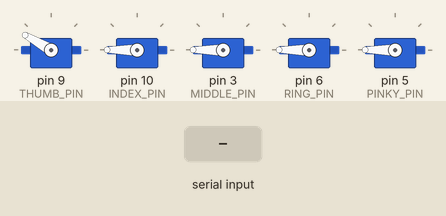
Recording of a sketch running on a simulated Arduino Uno, built with avr-gcc and run on an emulated ATmega328P. Shown: 5 × servo. Inputs (shaded band) come from the test bench. What the sketch prints to the serial monitor is not drawn.

Above: at 1.2 s.
1.3 s: "1\n" received over Serial
At 2.3 s:
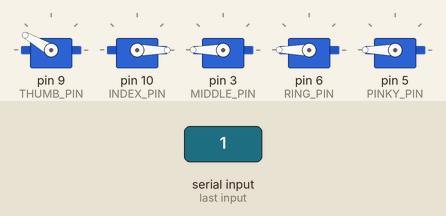
2.8 s: "2\n" received over Serial
At 3.4 s:
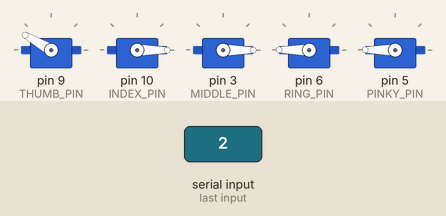
4.3 s: "3\n" received over Serial
At 4.6 s:
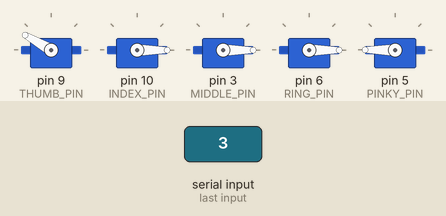
5.8 s: "4\n" received over Serial
At 6.9 s:
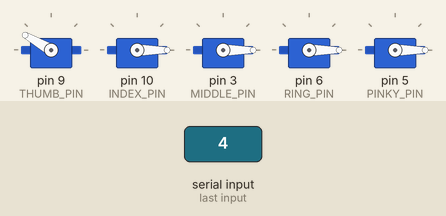
7.3 s: "5\n" received over Serial
At 8.1 s:
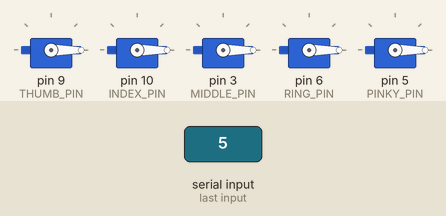
8.8 s: "90,45\n" received over Serial
At 9.2 s:
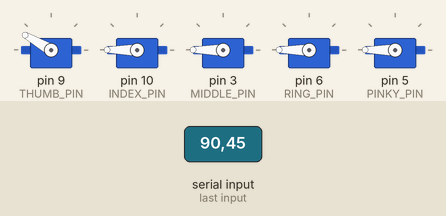
Timing chart, 0 to 11.3 s (numbered marks = the images above; inputs shaded):
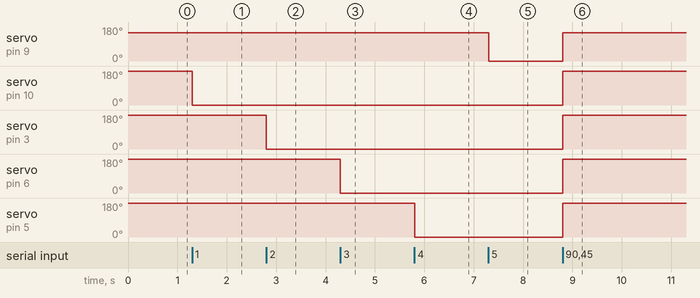

Measured:
- after the input at 1.3 s, servo on pin 10 (INDEX_PIN): 180° → 0° at once
- after the input at 2.8 s, servo on pin 3 (MIDDLE_PIN): 180° → 0° at once
- after the input at 4.3 s, servo on pin 6 (RING_PIN): 180° → 0° at once
- after the input at 5.8 s, servo on pin 5 (PINKY_PIN): 180° → 0° at once
- after the input at 7.3 s, servo on pin 9 (THUMB_PIN): 150° → 0° at once
- after the input at 8.8 s, servo on pin 9 (THUMB_PIN): 0° → 150° at once; servo on pin 10 (INDEX_PIN), servo on pin 3 (MIDDLE_PIN), servo on pin 6 (RING_PIN), servo on pin 5 (PINKY_PIN): 0° → 180° at once

The sketch:

number_gesture_test.ino
```cpp
#include <Servo.h>

// ----- 설정 -----
// 각 서보모터가 연결된 아두이노의 PWM 핀 번호
const int THUMB_PIN = 9;  // 엄지
const int INDEX_PIN = 10; // 검지
const int MIDDLE_PIN = 3; // 중지 (요청하신 대로 3번으로 변경)
const int RING_PIN = 6;   // 약지
const int PINKY_PIN = 5;  // 새끼

// 각 손가락의 펴고 접는 각도를 정의
const int FINGER_UP = 0;      // 손가락을 완전히 폈을 때의 각도
const int FINGER_DOWN = 180;  // 검지, 중지, 약지, 새끼를 접었을 때의 각도
const int THUMB_UP = 0;       // 엄지를 폈을 때의 각도
const int THUMB_DOWN = 150;   // 엄지를 접었을 때의 각도 (150도로 제한)

// 5개의 서보모터 객체를 생성
Servo thumbServo;
Servo indexServo;
Servo middleServo;
Servo ringServo;
Servo pinkyServo;

void setup() {
  Serial.begin(9600);
  Serial.println("표시할 숫자를 입력하세요 (1~5)");

  // 각 서보 객체에 연결된 핀 번호를 알려줌
  thumbServo.attach(THUMB_PIN);
  indexServo.attach(INDEX_PIN);
  middleServo.attach(MIDDLE_PIN);
  ringServo.attach(RING_PIN);
  pinkyServo.attach(PINKY_PIN);

  // 주먹을 쥔 상태에서 시작.
  foldAllFingers();
}

// ----- 루프 함수 (무한 반복 실행) -----
void loop() {
  // 시리얼 포트에 수신된 데이터가 있는지 확인.
  if (Serial.available() > 0) {
    // 시리얼 포트에서 정수(숫자)를 읽음.
    int number = Serial.parseInt();

    Serial.print("입력된 숫자: ");
    Serial.println(number);

    // 읽어온 숫자에 따라 해당 함수를 호출.
    switch (number) {
      case 1:
        displayOne();
        break;
      case 2:
        displayTwo();
        break;
      case 3:
        displayThree();
        break;
      case 4:
        displayFour();
        break;
      case 5:
        displayFive();
        break;
      default:
        // 1~5 이외의 숫자가 입력되면 주먹을 쥠.
        foldAllFingers();
        break;
    }

    while (Serial.available() > 0) {
      Serial.read();
    }
  }
}

// ----- 동작 함수들 -----

// 숫자 1을 표시하는 함수
void displayOne() {
  foldAllFingers();
  indexServo.write(FINGER_UP);
}

// 숫자 2를 표시하는 함수
void displayTwo() {
  foldAllFingers();
  indexServo.write(FINGER_UP);
  middleServo.write(FINGER_UP);
}

// 숫자 3을 표시하는 함수
void displayThree() {
  foldAllFingers();
  indexServo.write(FINGER_UP);
  middleServo.write(FINGER_UP);
  ringServo.write(FINGER_UP);
}

// 숫자 4를 표시하는 함수
void displayFour() {
  foldAllFingers();
  indexServo.write(FINGER_UP);
  middleServo.write(FINGER_UP);
  ringServo.write(FINGER_UP);
  pinkyServo.write(FINGER_UP);
}

// 숫자 5를 표시하는 함수
void displayFive() {
  thumbServo.write(THUMB_UP);
  indexServo.write(FINGER_UP);
  middleServo.write(FINGER_UP);
  ringServo.write(FINGER_UP);
  pinkyServo.write(FINGER_UP);
}

// 모든 손가락을 접어 주먹을 쥐는 함수
void foldAllFingers() {
  thumbServo.write(THUMB_DOWN);
  indexServo.write(FINGER_DOWN);
  middleServo.write(FINGER_DOWN);
  ringServo.write(FINGER_DOWN);
  pinkyServo.write(FINGER_DOWN);
}
```
